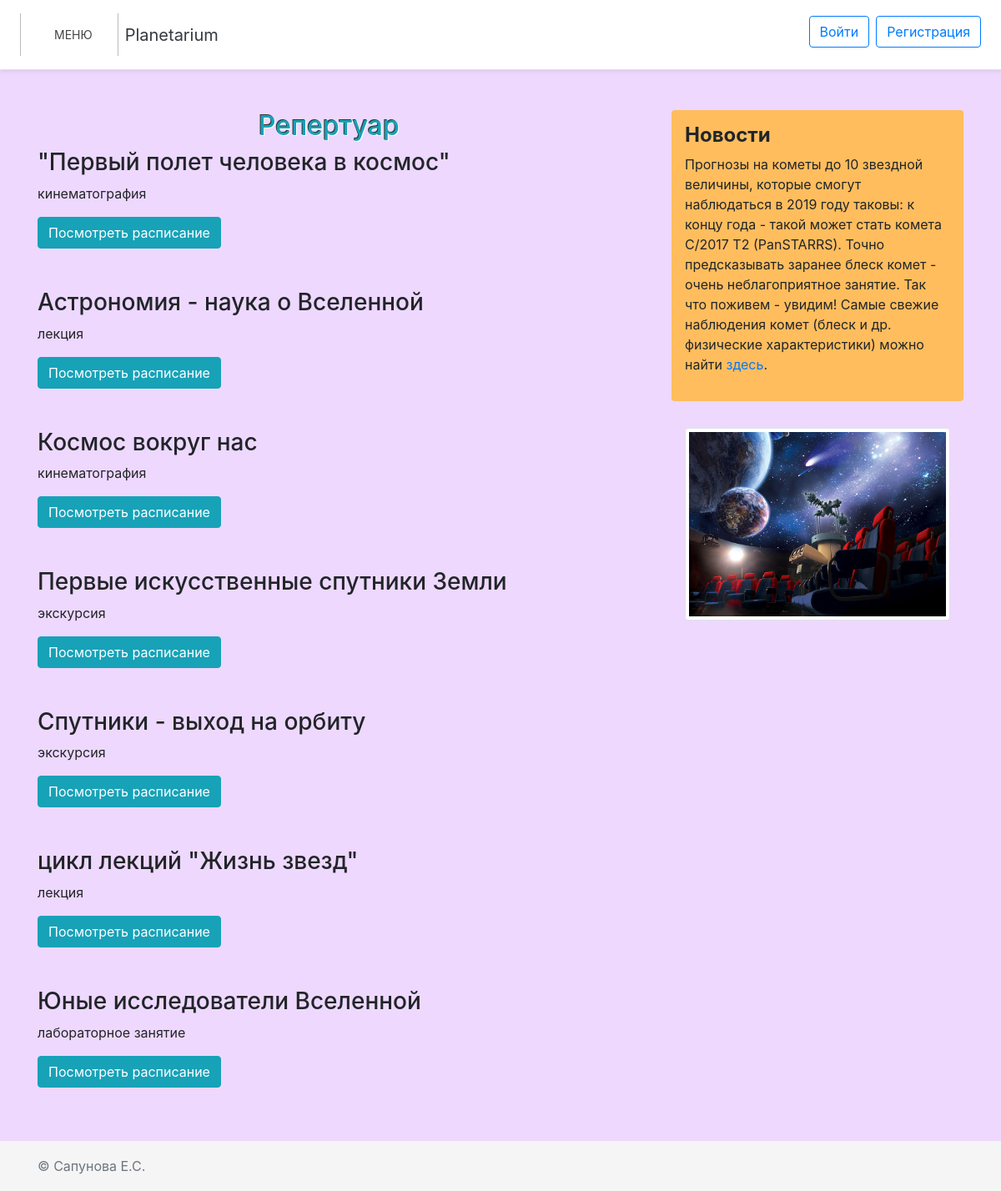
The page / on the database its author committed.
### tables this page shows
CREATE TABLE IF NOT EXISTS `event` (
  `id_event` int(11) NOT NULL AUTO_INCREMENT COMMENT 'id мероприятия',
  `id_event_type` int(11) NOT NULL COMMENT 'id типа мероприятия',
  `name_event` varchar(50) NOT NULL COMMENT 'Название мероприятия',
  PRIMARY KEY (`id_event`),
  UNIQUE KEY `id_event` (`id_event`),
  UNIQUE KEY `id_event_2` (`id_event`),
  KEY `id_event_type` (`id_event_type`)
);

CREATE TABLE IF NOT EXISTS `event_type` (
  `id_event_type` int(11) NOT NULL AUTO_INCREMENT COMMENT 'id ипа мероприятия',
  `name_event_type` varchar(20) NOT NULL COMMENT 'Название типа мероприятия',
  PRIMARY KEY (`id_event_type`),
  UNIQUE KEY `id_event_type` (`id_event_type`)
);

### index.php (the view, shortened to what this page needs)
<!DOCTYPE html>
<html lang="ru">
<head>
  <?php
  require 'blocks/head.php'; ?>
</head>
<body>
  <?php require 'blocks/header.php'; ?>
  <main class="container mt-5">
    <div class="row">
      <div class="col-md-8 mb-3">
        <?php
        echo "<h2 class=\"mx-auto\" style=\"width: 200px;color: #17a2b8;text-shadow: #333 -1px -1px 0,
              #fff 1px 1px 0;\">Репертуар</h2>";
          require_once 'mySQLconnect.php';
          $sql = 'SELECT `id_event`, `name_event`, `name_event_type` FROM `event` JOIN `event_type` ON event.id_event_type = event_type.id_event_type  ORDER BY `name_event`';
          $query = $pdo->query($sql);
          while($row = $query->fetch(PDO::FETCH_OBJ)){
            echo "<h3>$row->name_event</h3>
            <p>$row->name_event_type</p>
            <a href='/schedule.php?id=$row->id_event' title='$row->name_event'>
            <button class='btn btn-info mb-5'>Посмотреть расписание</button>
            </a>";
          }
         ?>
      </div>
      <?php require 'blocks/aside.php'; ?>
    </div>
  </main>
  <?php require 'blocks/footer.php'; ?>
</body>
</html>

### blocks/head.php (shortened to what this page needs)
<link rel="stylesheet" href="/css/bootstrap.min.css">
<link rel="stylesheet" href="/css/main1.css">
<link rel="stylesheet" href="/css/styleMenu.css">

### blocks/header.php (shortened to what this page needs)
<div class="d-flex flex-column flex-md-row align-items-center p-3 px-md-4 mb-3 bg-white border-bottom shadow-sm">
  <nav class ='dws-menu'>
    <ul>
      <li><a href="">Меню</a>
      </li>
    </ul>
  </nav>
  <h5 class="my-0 mr-md-auto font-weight-normal"><a class="p-2 text-dark" href="/">Planetarium</a></h5>
  <?php
    if(!isset($_COOKIE['user'])):
  ?>
  <a class="btn btn-outline-primary mr-2 mb-2" href="/auth.php">Войти</a>
  <a class="btn btn-outline-primary mb-2" href="/reg.php">Регистрация</a>
  <?php
    else:
  ?>
  <a class="btn btn-outline-primary mr-2 mb-2" href="/auth.php">Кабинет пользователя</a>
  <?php
    endif;
  ?>
</div>

### blocks/aside.php
<aside class="col-md-4">
  <div class="p-3 mb-3 bg-yellow rounded">
    <h4><b>Новости</b></h4>
    <p>Прогнозы на кометы до 10 звездной величины, которые смогут наблюдаться в 2019 году таковы:
     к концу года - такой может стать комета C/2017 T2 (PanSTARRS). Точно предсказывать заранее блеск комет - очень неблагоприятное занятие.
      Так что поживем - увидим!
    Самые свежие наблюдения комет (блеск и др. физические характеристики) можно найти
    <a href='https://cobs.si/recent' title=''>здесь</a>.</p>
  </div>
  <div class="p-3 mb-3">
    <img class="img-thumbnail" src="/img/cinemahall.png" >
  </div>
</aside>

### blocks/footer.php
<footer class="footer">
  <div class="container">
    <span class="text-muted">© Сапунова Е.С.</span>
  </div>
</footer>

### css/main1.css (style rules this page uses)
.footer { width: 100%; height: 60px; line-height: 60px; background-color: #f5f5f5; }
body { background-color: rgb(238, 216, 254); }
.bg-yellow { background-color: rgb(255, 189, 94); }

### css/styleMenu.css (style rules this page uses)
.dws-menu * { margin: 0; padding: 0; z-index: 100; }
.dws-menu ul, .dws-menu ol { list-style: none; }
.dws-menu > ul { display: flex; justify-content: center; }
.dws-menu > ul li a { display: block; padding: 15px 30px 15px 40px; font-size: 14px; color: #454547; text-decoration: none; text-transform: uppercase; transition: all 0.3s ease; }
.dws-menu > ul li { position: relative; border-right: 1px solid #c7c8ca; }
.dws-menu > ul li:first-child { border-left: 1px solid #babbbb; }
.dws-menu > ul li:last-child { border-right: 1px solid #babbbb; }

### rows shown on the page
event: name_event "\"Первый полет человека в космос\"", id_event_type.name_event_type "кинематография"
event: name_event "Астрономия - наука о Вселенной", id_event_type.name_event_type "лекция"
event: name_event "Космос вокруг нас", id_event_type.name_event_type "кинематография"
event: name_event "Первые искусственные спутники Земли", id_event_type.name_event_type "экскурсия"
event: name_event "Спутники - выход на орбиту", id_event_type.name_event_type "экскурсия"
event: name_event "цикл лекций \"Жизнь звезд\"", id_event_type.name_event_type "лекция"
event: name_event "Юные исследователи Вселенной", id_event_type.name_event_type "лабораторное занятие"
